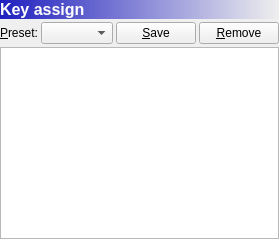
       <widget class="QWidget" name="keyAssignPage">
        <layout class="QVBoxLayout" name="verticalLayout_2">
         <property name="spacing">
          <number>3</number>
         </property>
         <property name="margin">
          <number>0</number>
         </property>
         <item>
          <widget class="QLabel" name="keyAssignPageTitle">
           <property name="font">
            <font>
             <pointsize>12</pointsize>
             <weight>75</weight>
             <bold>true</bold>
            </font>
           </property>
           <property name="styleSheet">
            <string notr="true">background-color: qlineargradient(spread:pad, x1:0, y1:0, x2:1, y2:0, stop:0 rgba(32, 32, 192, 255), stop:1 rgba(255, 255, 255, 0));
color: rgb(255, 255, 255);</string>
           </property>
           <property name="text">
            <string>Key assign</string>
           </property>
           <property name="margin">
            <number>3</number>
           </property>
          </widget>
         </item>
         <item>
          <layout class="QHBoxLayout" name="horizontalLayout_6">
           <property name="spacing">
            <number>3</number>
           </property>
           <item>
            <widget class="QLabel" name="keyAssignPresetLabel">
             <property name="sizePolicy">
              <sizepolicy hsizetype="Maximum" vsizetype="Preferred">
               <horstretch>0</horstretch>
               <verstretch>0</verstretch>
              </sizepolicy>
             </property>
             <property name="text">
              <string>&amp;Preset:</string>
             </property>
             <property name="buddy">
              <cstring>keyAssignPresetList</cstring>
             </property>
            </widget>
           </item>
           <item>
            <widget class="QComboBox" name="keyAssignPresetList">
             <property name="sizePolicy">
              <sizepolicy hsizetype="Preferred" vsizetype="Fixed">
               <horstretch>0</horstretch>
               <verstretch>0</verstretch>
              </sizepolicy>
             </property>
            </widget>
           </item>
           <item>
            <widget class="QPushButton" name="keyAssignPresetSave">
             <property name="sizePolicy">
              <sizepolicy hsizetype="Maximum" vsizetype="Fixed">
               <horstretch>0</horstretch>
               <verstretch>0</verstretch>
              </sizepolicy>
             </property>
             <property name="text">
              <string>&amp;Save</string>
             </property>
            </widget>
           </item>
           <item>
            <widget class="QPushButton" name="keyAssignPresetRemove">
             <property name="sizePolicy">
              <sizepolicy hsizetype="Maximum" vsizetype="Fixed">
               <horstretch>0</horstretch>
               <verstretch>0</verstretch>
              </sizepolicy>
             </property>
             <property name="text">
              <string>&amp;Remove</string>
             </property>
            </widget>
           </item>
          </layout>
         </item>
         <item>
          <widget class="QTreeWidget" name="keyAssignList">
           <property name="styleSheet">
            <string notr="true"/>
           </property>
           <property name="alternatingRowColors">
            <bool>true</bool>
           </property>
           <property name="iconSize">
            <size>
             <width>0</width>
             <height>0</height>
            </size>
           </property>
           <property name="rootIsDecorated">
            <bool>false</bool>
           </property>
           <property name="headerHidden">
            <bool>true</bool>
           </property>
           <column>
            <property name="text">
             <string notr="true">1</string>
            </property>
           </column>
          </widget>
         </item>
        </layout>
       </widget>
